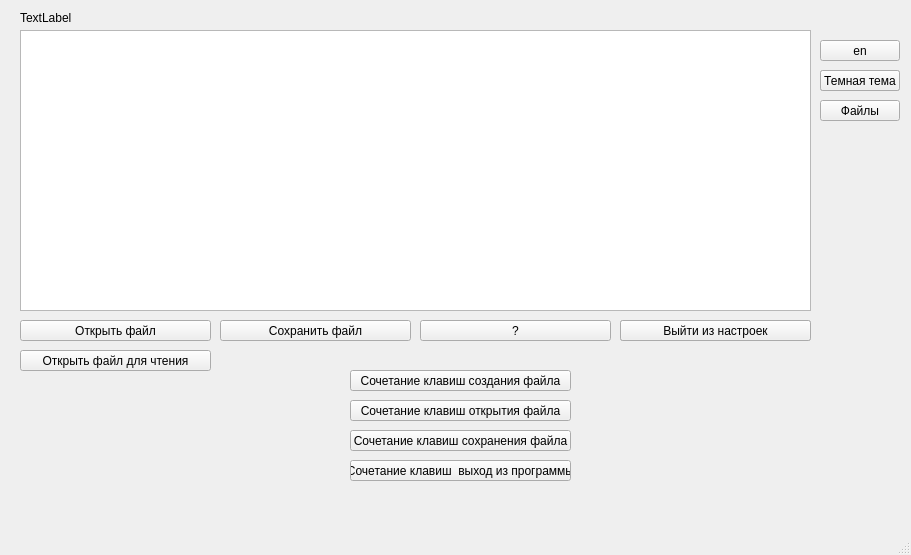
<?xml version="1.0" encoding="UTF-8"?>
<ui version="4.0">
 <class>MainWindow</class>
 <widget class="QMainWindow" name="MainWindow">
  <property name="geometry">
   <rect>
    <x>0</x>
    <y>0</y>
    <width>911</width>
    <height>555</height>
   </rect>
  </property>
  <property name="windowTitle">
   <string>MainWindow</string>
  </property>
  <widget class="QWidget" name="centralwidget">
   <widget class="QPlainTextEdit" name="plainTextEdit">
    <property name="geometry">
     <rect>
      <x>20</x>
      <y>30</y>
      <width>791</width>
      <height>281</height>
     </rect>
    </property>
   </widget>
   <widget class="QPushButton" name="pushButton">
    <property name="geometry">
     <rect>
      <x>20</x>
      <y>320</y>
      <width>191</width>
      <height>21</height>
     </rect>
    </property>
    <property name="text">
     <string>Открыть файл</string>
    </property>
   </widget>
   <widget class="QPushButton" name="pushButton_2">
    <property name="geometry">
     <rect>
      <x>220</x>
      <y>320</y>
      <width>191</width>
      <height>21</height>
     </rect>
    </property>
    <property name="text">
     <string>Сохранить файл</string>
    </property>
   </widget>
   <widget class="QLabel" name="label">
    <property name="geometry">
     <rect>
      <x>20</x>
      <y>10</y>
      <width>221</width>
      <height>16</height>
     </rect>
    </property>
    <property name="text">
     <string>TextLabel</string>
    </property>
   </widget>
   <widget class="QPushButton" name="pushButton_3">
    <property name="geometry">
     <rect>
      <x>420</x>
      <y>320</y>
      <width>191</width>
      <height>21</height>
     </rect>
    </property>
    <property name="text">
     <string>?</string>
    </property>
   </widget>
   <widget class="QPushButton" name="pushButton_4">
    <property name="geometry">
     <rect>
      <x>20</x>
      <y>350</y>
      <width>191</width>
      <height>21</height>
     </rect>
    </property>
    <property name="text">
     <string>Открыть файл для чтения</string>
    </property>
   </widget>
   <widget class="QPushButton" name="pushButton_5">
    <property name="geometry">
     <rect>
      <x>620</x>
      <y>320</y>
      <width>191</width>
      <height>21</height>
     </rect>
    </property>
    <property name="text">
     <string>Настройки</string>
    </property>
   </widget>
   <widget class="QPushButton" name="pushButton_6">
    <property name="geometry">
     <rect>
      <x>350</x>
      <y>430</y>
      <width>221</width>
      <height>21</height>
     </rect>
    </property>
    <property name="text">
     <string>Сочетание клавиш сохранения файла</string>
    </property>
   </widget>
   <widget class="QPushButton" name="pushButton_7">
    <property name="geometry">
     <rect>
      <x>350</x>
      <y>460</y>
      <width>221</width>
      <height>21</height>
     </rect>
    </property>
    <property name="text">
     <string>Сочетание клавиш  выход из программы</string>
    </property>
   </widget>
   <widget class="QPushButton" name="pushButton_8">
    <property name="geometry">
     <rect>
      <x>350</x>
      <y>400</y>
      <width>221</width>
      <height>21</height>
     </rect>
    </property>
    <property name="text">
     <string>Сочетание клавиш открытия файла</string>
    </property>
   </widget>
   <widget class="QPushButton" name="pushButton_9">
    <property name="geometry">
     <rect>
      <x>350</x>
      <y>370</y>
      <width>221</width>
      <height>21</height>
     </rect>
    </property>
    <property name="text">
     <string>Сочетание клавиш создания файла</string>
    </property>
   </widget>
   <widget class="QPushButton" name="pushButton_10">
    <property name="geometry">
     <rect>
      <x>620</x>
      <y>320</y>
      <width>191</width>
      <height>21</height>
     </rect>
    </property>
    <property name="text">
     <string>Выйти из настроек</string>
    </property>
   </widget>
   <widget class="QPushButton" name="pushButton_11">
    <property name="geometry">
     <rect>
      <x>820</x>
      <y>40</y>
      <width>80</width>
      <height>21</height>
     </rect>
    </property>
    <property name="text">
     <string>en</string>
    </property>
   </widget>
   <widget class="QPushButton" name="pushButton_12">
    <property name="geometry">
     <rect>
      <x>820</x>
      <y>70</y>
      <width>80</width>
      <height>21</height>
     </rect>
    </property>
    <property name="text">
     <string>Светлая тема</string>
    </property>
   </widget>
   <widget class="QPushButton" name="pushButton_13">
    <property name="geometry">
     <rect>
      <x>820</x>
      <y>100</y>
      <width>80</width>
      <height>21</height>
     </rect>
    </property>
    <property name="text">
     <string>Файлы</string>
    </property>
   </widget>
   <widget class="QPushButton" name="pushButton_14">
    <property name="geometry">
     <rect>
      <x>820</x>
      <y>70</y>
      <width>80</width>
      <height>21</height>
     </rect>
    </property>
    <property name="text">
     <string>Темная тема</string>
    </property>
   </widget>
  </widget>
  <widget class="QMenuBar" name="menubar">
   <property name="geometry">
    <rect>
     <x>0</x>
     <y>0</y>
     <width>911</width>
     <height>20</height>
    </rect>
   </property>
  </widget>
  <widget class="QStatusBar" name="statusbar"/>
 </widget>
 <resources/>
 <connections/>
</ui>
